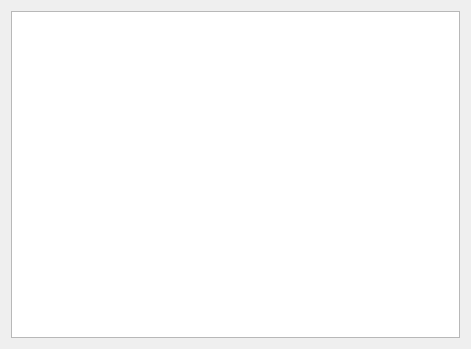
<?xml version="1.0" encoding="UTF-8"?>
<ui version="4.0">
 <class>ButtonForm</class>
 <widget class="QWidget" name="ButtonForm">
  <property name="geometry">
   <rect>
    <x>0</x>
    <y>0</y>
    <width>471</width>
    <height>349</height>
   </rect>
  </property>
  <property name="windowTitle">
   <string>Form</string>
  </property>
  <layout class="QVBoxLayout" name="verticalLayout">
   <item>
    <widget class="QGraphicsView" name="graphicsView"/>
   </item>
  </layout>
 </widget>
 <resources/>
 <connections/>
</ui>
